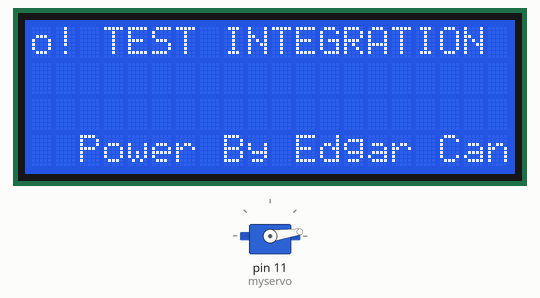
The sketch below on a simulated Arduino Uno, built with avr-gcc and run on an emulated ATmega328P. Parts: servo, 20×4 character LCD.

Above: at 0.24 s.
At 10.2 s:
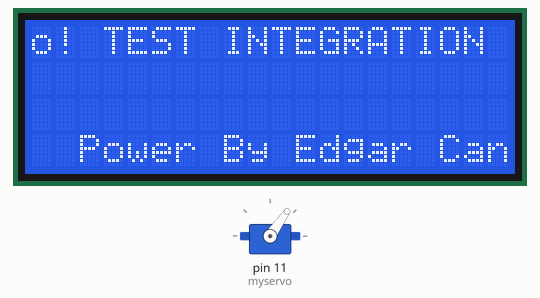
At 19.84 s:
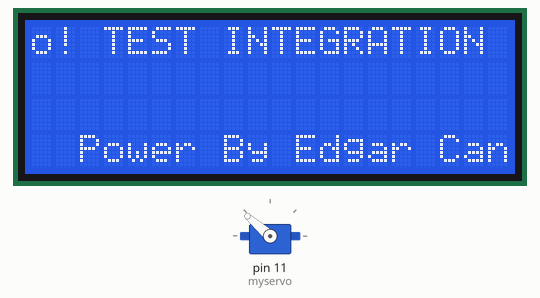
At 39.75 s:
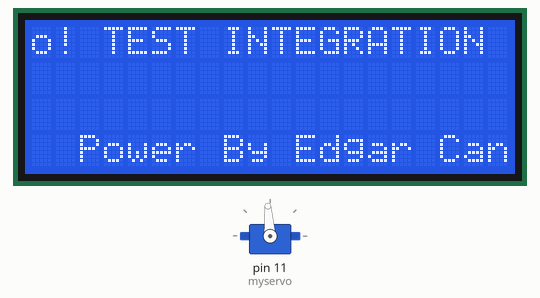
Timing chart, 0 to 40.0 s (numbered marks = the images above):
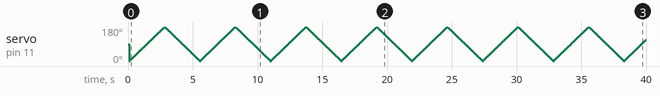

The sketch:

Servo_LCD.ino
```cpp
/*
  Autor: Edgar Cano
  Rev: 10/04/2024
*/
#include <Wire.h>
#include <LiquidCrystal_I2C.h>
#include <Servo.h>
LiquidCrystal_I2C lcd(0x27,20,4);
Servo myservo;

int pos = 0;    // variable to store the servo position

void setup() {
  myservo.attach(11);  // attaches the servo on pin 9 to the servo object
  lcd.init();
  lcd.backlight();
  lcd.setCursor(3,0);
  lcd.print("TEST INTEGRATION");
  lcd.setCursor(2,3);
  lcd.print("Power By Edgar Cano!");
}

void loop() {
  for (pos = 0; pos <= 180; pos += 1) { // goes from 0 degrees to 180 degrees
    // in steps of 1 degree
    myservo.write(pos);              // tell servo to go to position in variable 'pos'
    delay(15);                       // waits 15ms for the servo to reach the position
  }
  for (pos = 180; pos >= 0; pos -= 1) { // goes from 180 degrees to 0 degrees
    myservo.write(pos);              // tell servo to go to position in variable 'pos'
    delay(15);                       // waits 15ms for the servo to reach the position
  }
}
```
